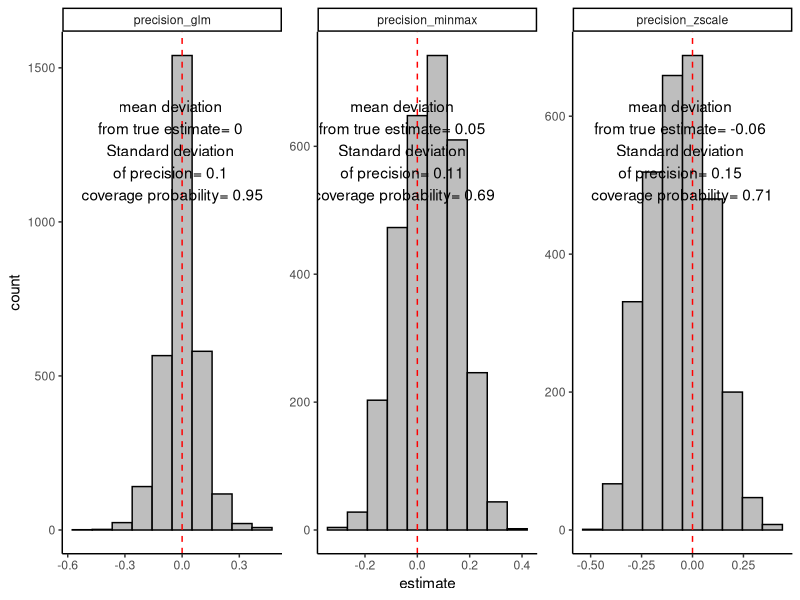

R code for this plot:
library(ggplot2)

assess_bias <- function(b1=-0.3, b0=3, nsim=3000){

df <- array(NA, dim=c(nsim,6))

for(i in 1:nrow(df)){

minx <- runif(1, 30, 300)
maxx <- runif(1, 500, 700)
x    <- runif(100, minx, maxx)
y    <- exp(b1*log(x)+b0)
sdg  <- 1

y <- rgamma(length(x), y^2/sdg^2, y/sdg^2)
minmax <- function(x) (x-min(x))/(max(x)-min(x))
zscale <- function(x) (x-mean(x))/sd(x)

mod1 <- glm(y ~ log(x), family = Gamma(link = "log"))
mod2 <- lm(minmax(y)~minmax(x))
mod3 <- lm(zscale(y)~zscale(x))

extr <- function(mod, true){

  ci        <- confint(mod)[2,]
  covered   <- ci[1] <= true & ci[2] >= true
  precision <- coef(mod)[2]-true

  c(covered, precision)}

df[i,] <- c(extr(mod1, b1), extr(mod2, b1), extr(mod3, b1))}

df        <- as.data.frame(df)
colnames(df) <- c("coverage_glm", "precision_glm",
                  "coverage_minmax", "precision_minmax",
                  "coverage_zscale", "precision_zscale")
precision <- tidyr::gather(df[c(2,4,6)])

pl1 <- ggplot(precision, aes(value))+
  geom_histogram(bins = 10, fill="grey", col="black")+
  facet_wrap(.~key, scales="free")+ylab("count")+xlab("estimate")+
  geom_vline(xintercept = 0, col="red", lty=2)+
  theme_classic()

precision <- aggregate(precision, value~key, function(x) c(mean(x), sd(x)))
precision <- setNames(cbind.data.frame(precision$key, precision$value), c("key", "mu", "sd"))

pardata <- ggplot_build(pl1)
textbox <- aggregate(data=pardata$data[[1]][c("PANEL", "y")],
          y~PANEL, max)[,-1]
textbox <- textbox-(0.2*as.numeric(textbox))

coverage <- tidyr::gather(df[c(1,3,5)])
coverage <- prop.table(table(coverage), margin = 1)

textbox  <- cbind.data.frame(precision, coverage[,2], textbox)
colnames(textbox)[4:5] <- c("coverage", "value")
textbox$text <- paste("mean deviation \nfrom true estimate=", round(textbox$mu,2),
                  "\nStandard deviation \nof precision=", round(textbox$sd, 2),
                  "\ncoverage probability=", round(textbox$coverage,2))

pl1+geom_text(data=textbox, aes(x=-0.05, y=value, label=text))}
                       
figure <- assess_bias()

print(figure)
